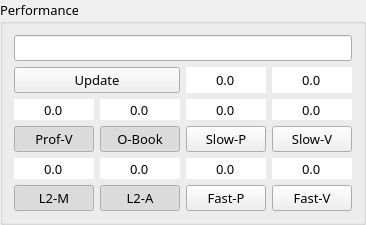
       <widget class="QGroupBox" name="Performance_groupBox">
        <property name="sizePolicy">
         <sizepolicy hsizetype="Minimum" vsizetype="Minimum">
          <horstretch>0</horstretch>
          <verstretch>0</verstretch>
         </sizepolicy>
        </property>
        <property name="font">
         <font>
          <family>Century Gothic</family>
          <pointsize>10</pointsize>
         </font>
        </property>
        <property name="title">
         <string>Performance</string>
        </property>
        <layout class="QGridLayout" name="gridLayout_3">
         <item row="1" column="0">
          <layout class="QGridLayout" name="gridLayout">
           <item row="4" column="0">
            <layout class="QVBoxLayout" name="verticalLayout_19">
             <item>
              <widget class="QDoubleSpinBox" name="fps_volumeProfile_doubleSpinBox">
               <property name="sizePolicy">
                <sizepolicy hsizetype="Minimum" vsizetype="Minimum">
                 <horstretch>0</horstretch>
                 <verstretch>0</verstretch>
                </sizepolicy>
               </property>
               <property name="font">
                <font>
                 <family>Century Gothic</family>
                 <pointsize>10</pointsize>
                </font>
               </property>
               <property name="toolTip">
                <string>VolumeProf</string>
               </property>
               <property name="wrapping">
                <bool>false</bool>
               </property>
               <property name="frame">
                <bool>false</bool>
               </property>
               <property name="alignment">
                <set>Qt::AlignCenter</set>
               </property>
               <property name="readOnly">
                <bool>true</bool>
               </property>
               <property name="buttonSymbols">
                <enum>QAbstractSpinBox::NoButtons</enum>
               </property>
               <property name="decimals">
                <number>1</number>
               </property>
               <property name="maximum">
                <double>100000.000000000000000</double>
               </property>
               <property name="singleStep">
                <double>0.000010000000000</double>
               </property>
               <property name="value">
                <double>0.000000000000000</double>
               </property>
              </widget>
             </item>
             <item>
              <widget class="QPushButton" name="profileVolume_OnOff_Button">
               <property name="sizePolicy">
                <sizepolicy hsizetype="Minimum" vsizetype="Minimum">
                 <horstretch>0</horstretch>
                 <verstretch>0</verstretch>
                </sizepolicy>
               </property>
               <property name="font">
                <font>
                 <family>Century Gothic</family>
                 <pointsize>10</pointsize>
                </font>
               </property>
               <property name="text">
                <string>Prof-V</string>
               </property>
               <property name="checkable">
                <bool>true</bool>
               </property>
               <property name="checked">
                <bool>true</bool>
               </property>
              </widget>
             </item>
            </layout>
           </item>
           <item row="4" column="1">
            <layout class="QVBoxLayout" name="verticalLayout_13">
             <item>
              <widget class="QDoubleSpinBox" name="fps_orderBook_doubleSpinBox">
               <property name="sizePolicy">
                <sizepolicy hsizetype="Minimum" vsizetype="Minimum">
                 <horstretch>0</horstretch>
                 <verstretch>0</verstretch>
                </sizepolicy>
               </property>
               <property name="font">
                <font>
                 <family>Century Gothic</family>
                 <pointsize>10</pointsize>
                </font>
               </property>
               <property name="toolTip">
                <string>OrderBook</string>
               </property>
               <property name="wrapping">
                <bool>false</bool>
               </property>
               <property name="frame">
                <bool>false</bool>
               </property>
               <property name="alignment">
                <set>Qt::AlignCenter</set>
               </property>
               <property name="readOnly">
                <bool>true</bool>
               </property>
               <property name="buttonSymbols">
                <enum>QAbstractSpinBox::NoButtons</enum>
               </property>
               <property name="decimals">
                <number>1</number>
               </property>
               <property name="maximum">
                <double>100000.000000000000000</double>
               </property>
               <property name="singleStep">
                <double>0.000010000000000</double>
               </property>
               <property name="value">
                <double>0.000000000000000</double>
               </property>
              </widget>
             </item>
             <item>
              <widget class="QPushButton" name="orderBook_OnOff_Button">
               <property name="sizePolicy">
                <sizepolicy hsizetype="Minimum" vsizetype="Minimum">
                 <horstretch>0</horstretch>
                 <verstretch>0</verstretch>
                </sizepolicy>
               </property>
               <property name="font">
                <font>
                 <family>Century Gothic</family>
                 <pointsize>10</pointsize>
                </font>
               </property>
               <property name="text">
                <string>O-Book</string>
               </property>
               <property name="checkable">
                <bool>true</bool>
               </property>
               <property name="checked">
                <bool>true</bool>
               </property>
              </widget>
             </item>
            </layout>
           </item>
           <item row="0" column="3">
            <widget class="QDoubleSpinBox" name="fps_MLEvents_doubleSpinBox">
             <property name="sizePolicy">
              <sizepolicy hsizetype="Minimum" vsizetype="Minimum">
               <horstretch>0</horstretch>
               <verstretch>0</verstretch>
              </sizepolicy>
             </property>
             <property name="font">
              <font>
               <family>Century Gothic</family>
               <pointsize>10</pointsize>
              </font>
             </property>
             <property name="toolTip">
              <string>SlowCandles</string>
             </property>
             <property name="wrapping">
              <bool>false</bool>
             </property>
             <property name="frame">
              <bool>false</bool>
             </property>
             <property name="alignment">
              <set>Qt::AlignCenter</set>
             </property>
             <property name="readOnly">
              <bool>true</bool>
             </property>
             <property name="buttonSymbols">
              <enum>QAbstractSpinBox::NoButtons</enum>
             </property>
             <property name="decimals">
              <number>1</number>
             </property>
             <property name="maximum">
              <double>100000.000000000000000</double>
             </property>
             <property name="singleStep">
              <double>0.000010000000000</double>
             </property>
             <property name="value">
              <double>0.000000000000000</double>
             </property>
            </widget>
           </item>
           <item row="4" column="2">
            <layout class="QVBoxLayout" name="verticalLayout_8">
             <item>
              <widget class="QDoubleSpinBox" name="fps_slowCandles_doubleSpinBox">
               <property name="sizePolicy">
                <sizepolicy hsizetype="Minimum" vsizetype="Minimum">
                 <horstretch>0</horstretch>
                 <verstretch>0</verstretch>
                </sizepolicy>
               </property>
               <property name="font">
                <font>
                 <family>Century Gothic</family>
                 <pointsize>10</pointsize>
                </font>
               </property>
               <property name="toolTip">
                <string>SlowCandles</string>
               </property>
               <property name="wrapping">
                <bool>false</bool>
               </property>
               <property name="frame">
                <bool>false</bool>
               </property>
               <property name="alignment">
                <set>Qt::AlignCenter</set>
               </property>
               <property name="readOnly">
                <bool>true</bool>
               </property>
               <property name="buttonSymbols">
                <enum>QAbstractSpinBox::NoButtons</enum>
               </property>
               <property name="decimals">
                <number>1</number>
               </property>
               <property name="maximum">
                <double>100000.000000000000000</double>
               </property>
               <property name="singleStep">
                <double>0.000010000000000</double>
               </property>
               <property name="value">
                <double>0.000000000000000</double>
               </property>
              </widget>
             </item>
             <item>
              <widget class="QPushButton" name="slowPrice_OnOff_Button">
               <property name="sizePolicy">
                <sizepolicy hsizetype="Minimum" vsizetype="Minimum">
                 <horstretch>0</horstretch>
                 <verstretch>0</verstretch>
                </sizepolicy>
               </property>
               <property name="font">
                <font>
                 <family>Century Gothic</family>
                 <pointsize>10</pointsize>
                </font>
               </property>
               <property name="text">
                <string>Slow-P</string>
               </property>
               <property name="checkable">
                <bool>true</bool>
               </property>
               <property name="checked">
                <bool>false</bool>
               </property>
              </widget>
             </item>
            </layout>
           </item>
           <item row="0" column="2">
            <widget class="QDoubleSpinBox" name="fps_GUIEvents_doubleSpinBox">
             <property name="sizePolicy">
              <sizepolicy hsizetype="Minimum" vsizetype="Minimum">
               <horstretch>0</horstretch>
               <verstretch>0</verstretch>
              </sizepolicy>
             </property>
             <property name="font">
              <font>
               <family>Century Gothic</family>
               <pointsize>10</pointsize>
              </font>
             </property>
             <property name="toolTip">
              <string>SlowCandles</string>
             </property>
             <property name="wrapping">
              <bool>false</bool>
             </property>
             <property name="frame">
              <bool>false</bool>
             </property>
             <property name="alignment">
              <set>Qt::AlignCenter</set>
             </property>
             <property name="readOnly">
              <bool>true</bool>
             </property>
             <property name="buttonSymbols">
              <enum>QAbstractSpinBox::NoButtons</enum>
             </property>
             <property name="decimals">
              <number>1</number>
             </property>
             <property name="maximum">
              <double>100000.000000000000000</double>
             </property>
             <property name="singleStep">
              <double>0.000010000000000</double>
             </property>
             <property name="value">
              <double>0.000000000000000</double>
             </property>
            </widget>
           </item>
           <item row="5" column="0">
            <layout class="QVBoxLayout" name="verticalLayout_21">
             <item>
              <widget class="QDoubleSpinBox" name="fps_level2map_doubleSpinBox">
               <property name="sizePolicy">
                <sizepolicy hsizetype="Minimum" vsizetype="Minimum">
                 <horstretch>0</horstretch>
                 <verstretch>0</verstretch>
                </sizepolicy>
               </property>
               <property name="font">
                <font>
                 <family>Century Gothic</family>
                 <pointsize>10</pointsize>
                </font>
               </property>
               <property name="toolTip">
                <string>Level2Map</string>
               </property>
               <property name="wrapping">
                <bool>false</bool>
               </property>
               <property name="frame">
                <bool>false</bool>
               </property>
               <property name="alignment">
                <set>Qt::AlignCenter</set>
               </property>
               <property name="readOnly">
                <bool>true</bool>
               </property>
               <property name="buttonSymbols">
                <enum>QAbstractSpinBox::NoButtons</enum>
               </property>
               <property name="decimals">
                <number>1</number>
               </property>
               <property name="maximum">
                <double>100000.000000000000000</double>
               </property>
               <property name="singleStep">
                <double>0.000010000000000</double>
               </property>
               <property name="value">
                <double>0.000000000000000</double>
               </property>
              </widget>
             </item>
             <item>
              <widget class="QPushButton" name="Level2map_OnOff_Button">
               <property name="sizePolicy">
                <sizepolicy hsizetype="Minimum" vsizetype="Minimum">
                 <horstretch>0</horstretch>
                 <verstretch>0</verstretch>
                </sizepolicy>
               </property>
               <property name="font">
                <font>
                 <family>Century Gothic</family>
                 <pointsize>10</pointsize>
                </font>
               </property>
               <property name="text">
                <string>L2-M</string>
               </property>
               <property name="checkable">
                <bool>true</bool>
               </property>
               <property name="checked">
                <bool>true</bool>
               </property>
              </widget>
             </item>
            </layout>
           </item>
           <item row="5" column="1">
            <layout class="QVBoxLayout" name="verticalLayout_14">
             <item>
              <widget class="QDoubleSpinBox" name="fps_level2analysis_doubleSpinBox">
               <property name="sizePolicy">
                <sizepolicy hsizetype="Minimum" vsizetype="Minimum">
                 <horstretch>0</horstretch>
                 <verstretch>0</verstretch>
                </sizepolicy>
               </property>
               <property name="font">
                <font>
                 <family>Century Gothic</family>
                 <pointsize>10</pointsize>
                </font>
               </property>
               <property name="toolTip">
                <string>Level2Analysis</string>
               </property>
               <property name="wrapping">
                <bool>false</bool>
               </property>
               <property name="frame">
                <bool>false</bool>
               </property>
               <property name="alignment">
                <set>Qt::AlignCenter</set>
               </property>
               <property name="readOnly">
                <bool>true</bool>
               </property>
               <property name="buttonSymbols">
                <enum>QAbstractSpinBox::NoButtons</enum>
               </property>
               <property name="decimals">
                <number>1</number>
               </property>
               <property name="maximum">
                <double>100000.000000000000000</double>
               </property>
               <property name="singleStep">
                <double>0.000010000000000</double>
               </property>
               <property name="value">
                <double>0.000000000000000</double>
               </property>
              </widget>
             </item>
             <item>
              <widget class="QPushButton" name="Level2volume_OnOff_Button">
               <property name="sizePolicy">
                <sizepolicy hsizetype="Minimum" vsizetype="Minimum">
                 <horstretch>0</horstretch>
                 <verstretch>0</verstretch>
                </sizepolicy>
               </property>
               <property name="font">
                <font>
                 <family>Century Gothic</family>
                 <pointsize>10</pointsize>
                </font>
               </property>
               <property name="text">
                <string>L2-A</string>
               </property>
               <property name="checkable">
                <bool>true</bool>
               </property>
               <property name="checked">
                <bool>true</bool>
               </property>
              </widget>
             </item>
            </layout>
           </item>
           <item row="5" column="3">
            <layout class="QVBoxLayout" name="verticalLayout_18">
             <item>
              <widget class="QDoubleSpinBox" name="fps_fastVolume_doubleSpinBox">
               <property name="sizePolicy">
                <sizepolicy hsizetype="Minimum" vsizetype="Minimum">
                 <horstretch>0</horstretch>
                 <verstretch>0</verstretch>
                </sizepolicy>
               </property>
               <property name="font">
                <font>
                 <family>Century Gothic</family>
                 <pointsize>10</pointsize>
                </font>
               </property>
               <property name="toolTip">
                <string>FastVolume</string>
               </property>
               <property name="wrapping">
                <bool>false</bool>
               </property>
               <property name="frame">
                <bool>false</bool>
               </property>
               <property name="alignment">
                <set>Qt::AlignCenter</set>
               </property>
               <property name="readOnly">
                <bool>true</bool>
               </property>
               <property name="buttonSymbols">
                <enum>QAbstractSpinBox::NoButtons</enum>
               </property>
               <property name="decimals">
                <number>1</number>
               </property>
               <property name="maximum">
                <double>100000.000000000000000</double>
               </property>
               <property name="singleStep">
                <double>0.000010000000000</double>
               </property>
               <property name="value">
                <double>0.000000000000000</double>
               </property>
              </widget>
             </item>
             <item>
              <widget class="QPushButton" name="fastVolume_OnOff_Button">
               <property name="sizePolicy">
                <sizepolicy hsizetype="Minimum" vsizetype="Minimum">
                 <horstretch>0</horstretch>
                 <verstretch>0</verstretch>
                </sizepolicy>
               </property>
               <property name="font">
                <font>
                 <family>Century Gothic</family>
                 <pointsize>10</pointsize>
                </font>
               </property>
               <property name="text">
                <string>Fast-V</string>
               </property>
               <property name="checkable">
                <bool>true</bool>
               </property>
               <property name="checked">
                <bool>false</bool>
               </property>
              </widget>
             </item>
            </layout>
           </item>
           <item row="5" column="2">
            <layout class="QVBoxLayout" name="verticalLayout_15">
             <item>
              <widget class="QDoubleSpinBox" name="fps_fastCandles_doubleSpinBox">
               <property name="sizePolicy">
                <sizepolicy hsizetype="Minimum" vsizetype="Minimum">
                 <horstretch>0</horstretch>
                 <verstretch>0</verstretch>
                </sizepolicy>
               </property>
               <property name="font">
                <font>
                 <family>Century Gothic</family>
                 <pointsize>10</pointsize>
                </font>
               </property>
               <property name="toolTip">
                <string>FastCandles</string>
               </property>
               <property name="wrapping">
                <bool>false</bool>
               </property>
               <property name="frame">
                <bool>false</bool>
               </property>
               <property name="alignment">
                <set>Qt::AlignCenter</set>
               </property>
               <property name="readOnly">
                <bool>true</bool>
               </property>
               <property name="buttonSymbols">
                <enum>QAbstractSpinBox::NoButtons</enum>
               </property>
               <property name="decimals">
                <number>1</number>
               </property>
               <property name="maximum">
                <double>100000.000000000000000</double>
               </property>
               <property name="singleStep">
                <double>0.000010000000000</double>
               </property>
               <property name="value">
                <double>0.000000000000000</double>
               </property>
              </widget>
             </item>
             <item>
              <widget class="QPushButton" name="fastPrice_OnOff_Button">
               <property name="sizePolicy">
                <sizepolicy hsizetype="Minimum" vsizetype="Minimum">
                 <horstretch>0</horstretch>
                 <verstretch>0</verstretch>
                </sizepolicy>
               </property>
               <property name="font">
                <font>
                 <family>Century Gothic</family>
                 <pointsize>10</pointsize>
                </font>
               </property>
               <property name="text">
                <string>Fast-P</string>
               </property>
               <property name="checkable">
                <bool>true</bool>
               </property>
               <property name="checked">
                <bool>false</bool>
               </property>
              </widget>
             </item>
            </layout>
           </item>
           <item row="4" column="3">
            <layout class="QVBoxLayout" name="verticalLayout_20">
             <item>
              <widget class="QDoubleSpinBox" name="fps_slowVolume_doubleSpinBox">
               <property name="sizePolicy">
                <sizepolicy hsizetype="Minimum" vsizetype="Minimum">
                 <horstretch>0</horstretch>
                 <verstretch>0</verstretch>
                </sizepolicy>
               </property>
               <property name="font">
                <font>
                 <family>Century Gothic</family>
                 <pointsize>10</pointsize>
                </font>
               </property>
               <property name="toolTip">
                <string>SlowVolume</string>
               </property>
               <property name="wrapping">
                <bool>false</bool>
               </property>
               <property name="frame">
                <bool>false</bool>
               </property>
               <property name="alignment">
                <set>Qt::AlignCenter</set>
               </property>
               <property name="readOnly">
                <bool>true</bool>
               </property>
               <property name="buttonSymbols">
                <enum>QAbstractSpinBox::NoButtons</enum>
               </property>
               <property name="decimals">
                <number>1</number>
               </property>
               <property name="maximum">
                <double>100000.000000000000000</double>
               </property>
               <property name="singleStep">
                <double>0.000010000000000</double>
               </property>
               <property name="value">
                <double>0.000000000000000</double>
               </property>
              </widget>
             </item>
             <item>
              <widget class="QPushButton" name="slowVolume_OnOff_Button">
               <property name="sizePolicy">
                <sizepolicy hsizetype="Minimum" vsizetype="Minimum">
                 <horstretch>0</horstretch>
                 <verstretch>0</verstretch>
                </sizepolicy>
               </property>
               <property name="font">
                <font>
                 <family>Century Gothic</family>
                 <pointsize>10</pointsize>
                </font>
               </property>
               <property name="text">
                <string>Slow-V</string>
               </property>
               <property name="checkable">
                <bool>true</bool>
               </property>
               <property name="checked">
                <bool>false</bool>
               </property>
              </widget>
             </item>
            </layout>
           </item>
           <item row="0" column="0" colspan="2">
            <widget class="QPushButton" name="plotUpdates_StartStop_Button">
             <property name="sizePolicy">
              <sizepolicy hsizetype="Minimum" vsizetype="Minimum">
               <horstretch>0</horstretch>
               <verstretch>0</verstretch>
              </sizepolicy>
             </property>
             <property name="font">
              <font>
               <family>Century Gothic</family>
               <pointsize>10</pointsize>
              </font>
             </property>
             <property name="text">
              <string>Update</string>
             </property>
            </widget>
           </item>
          </layout>
         </item>
         <item row="0" column="0">
          <widget class="QLineEdit" name="fps_queue_lineEdit">
           <property name="enabled">
            <bool>true</bool>
           </property>
           <property name="font">
            <font>
             <family>Century Gothic</family>
             <pointsize>10</pointsize>
            </font>
           </property>
           <property name="cursor">
            <cursorShape>ArrowCursor</cursorShape>
           </property>
           <property name="text">
            <string/>
           </property>
           <property name="maxLength">
            <number>30</number>
           </property>
           <property name="frame">
            <bool>true</bool>
           </property>
           <property name="alignment">
            <set>Qt::AlignCenter</set>
           </property>
           <property name="readOnly">
            <bool>true</bool>
           </property>
          </widget>
         </item>
        </layout>
       </widget>
